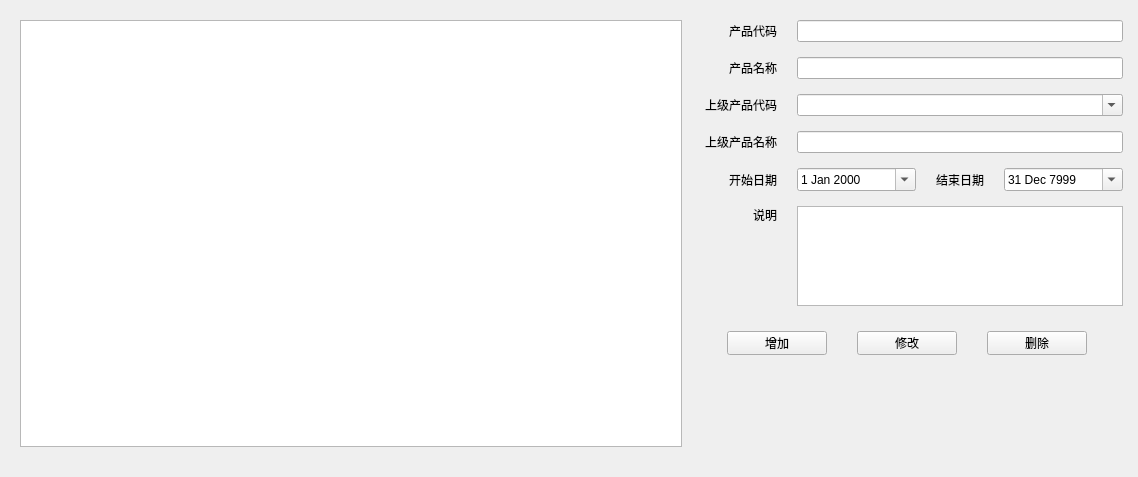
<?xml version="1.0" encoding="UTF-8"?>
<ui version="4.0">
 <class>product_manage</class>
 <widget class="QWidget" name="product_manage">
  <property name="geometry">
   <rect>
    <x>0</x>
    <y>0</y>
    <width>1138</width>
    <height>477</height>
   </rect>
  </property>
  <property name="windowTitle">
   <string>product_manage</string>
  </property>
  <layout class="QHBoxLayout" name="horizontalLayout_9" stretch="3,2">
   <property name="spacing">
    <number>0</number>
   </property>
   <property name="leftMargin">
    <number>20</number>
   </property>
   <property name="topMargin">
    <number>20</number>
   </property>
   <property name="rightMargin">
    <number>15</number>
   </property>
   <property name="bottomMargin">
    <number>30</number>
   </property>
   <item>
    <widget class="QTreeView" name="treeView">
     <property name="editTriggers">
      <set>QAbstractItemView::NoEditTriggers</set>
     </property>
    </widget>
   </item>
   <item>
    <layout class="QVBoxLayout" name="verticalLayout">
     <property name="spacing">
      <number>15</number>
     </property>
     <property name="bottomMargin">
      <number>20</number>
     </property>
     <item>
      <layout class="QHBoxLayout" name="horizontalLayout">
       <property name="spacing">
        <number>20</number>
       </property>
       <item>
        <widget class="QLabel" name="label">
         <property name="minimumSize">
          <size>
           <width>95</width>
           <height>0</height>
          </size>
         </property>
         <property name="maximumSize">
          <size>
           <width>95</width>
           <height>16777215</height>
          </size>
         </property>
         <property name="text">
          <string>产品代码</string>
         </property>
         <property name="alignment">
          <set>Qt::AlignRight|Qt::AlignTrailing|Qt::AlignVCenter</set>
         </property>
        </widget>
       </item>
       <item>
        <widget class="XLineEdit" name="leCode"/>
       </item>
      </layout>
     </item>
     <item>
      <layout class="QHBoxLayout" name="horizontalLayout_2">
       <property name="spacing">
        <number>20</number>
       </property>
       <item>
        <widget class="QLabel" name="label_2">
         <property name="minimumSize">
          <size>
           <width>95</width>
           <height>0</height>
          </size>
         </property>
         <property name="maximumSize">
          <size>
           <width>95</width>
           <height>16777215</height>
          </size>
         </property>
         <property name="text">
          <string>产品名称</string>
         </property>
         <property name="alignment">
          <set>Qt::AlignRight|Qt::AlignTrailing|Qt::AlignVCenter</set>
         </property>
        </widget>
       </item>
       <item>
        <widget class="XLineEdit" name="leName"/>
       </item>
      </layout>
     </item>
     <item>
      <layout class="QHBoxLayout" name="horizontalLayout_3">
       <property name="spacing">
        <number>20</number>
       </property>
       <item>
        <widget class="QLabel" name="label_3">
         <property name="minimumSize">
          <size>
           <width>95</width>
           <height>0</height>
          </size>
         </property>
         <property name="maximumSize">
          <size>
           <width>95</width>
           <height>16777215</height>
          </size>
         </property>
         <property name="text">
          <string>上级产品代码</string>
         </property>
         <property name="alignment">
          <set>Qt::AlignRight|Qt::AlignTrailing|Qt::AlignVCenter</set>
         </property>
        </widget>
       </item>
       <item>
        <widget class="QComboBox" name="cbParentCode">
         <property name="editable">
          <bool>true</bool>
         </property>
        </widget>
       </item>
      </layout>
     </item>
     <item>
      <layout class="QHBoxLayout" name="horizontalLayout_4">
       <property name="spacing">
        <number>20</number>
       </property>
       <item>
        <widget class="QLabel" name="label_4">
         <property name="minimumSize">
          <size>
           <width>95</width>
           <height>0</height>
          </size>
         </property>
         <property name="maximumSize">
          <size>
           <width>95</width>
           <height>16777215</height>
          </size>
         </property>
         <property name="text">
          <string>上级产品名称</string>
         </property>
         <property name="alignment">
          <set>Qt::AlignRight|Qt::AlignTrailing|Qt::AlignVCenter</set>
         </property>
        </widget>
       </item>
       <item>
        <widget class="QLineEdit" name="lineEditParentName">
         <property name="readOnly">
          <bool>false</bool>
         </property>
        </widget>
       </item>
      </layout>
     </item>
     <item>
      <layout class="QHBoxLayout" name="horizontalLayout_7">
       <property name="spacing">
        <number>20</number>
       </property>
       <item>
        <layout class="QHBoxLayout" name="horizontalLayout_5" stretch="0">
         <property name="spacing">
          <number>20</number>
         </property>
         <item>
          <widget class="QLabel" name="label_6">
           <property name="minimumSize">
            <size>
             <width>95</width>
             <height>0</height>
            </size>
           </property>
           <property name="maximumSize">
            <size>
             <width>95</width>
             <height>16777215</height>
            </size>
           </property>
           <property name="text">
            <string>开始日期</string>
           </property>
           <property name="alignment">
            <set>Qt::AlignRight|Qt::AlignTrailing|Qt::AlignVCenter</set>
           </property>
          </widget>
         </item>
        </layout>
       </item>
       <item>
        <layout class="QHBoxLayout" name="horizontalLayout_6" stretch="1,0,1">
         <property name="spacing">
          <number>20</number>
         </property>
         <property name="leftMargin">
          <number>0</number>
         </property>
         <item>
          <widget class="QDateEdit" name="deStart">
           <property name="calendarPopup">
            <bool>true</bool>
           </property>
          </widget>
         </item>
         <item>
          <widget class="QLabel" name="label_7">
           <property name="minimumSize">
            <size>
             <width>0</width>
             <height>0</height>
            </size>
           </property>
           <property name="maximumSize">
            <size>
             <width>16777215</width>
             <height>16777215</height>
            </size>
           </property>
           <property name="text">
            <string>结束日期</string>
           </property>
           <property name="alignment">
            <set>Qt::AlignRight|Qt::AlignTrailing|Qt::AlignVCenter</set>
           </property>
          </widget>
         </item>
         <item>
          <widget class="xDateEdit" name="deEnd">
           <property name="dateTime">
            <datetime>
             <hour>23</hour>
             <minute>59</minute>
             <second>59</second>
             <year>7999</year>
             <month>12</month>
             <day>31</day>
            </datetime>
           </property>
           <property name="calendarPopup">
            <bool>true</bool>
           </property>
          </widget>
         </item>
        </layout>
       </item>
      </layout>
     </item>
     <item>
      <layout class="QHBoxLayout" name="horizontalLayout_8">
       <property name="spacing">
        <number>20</number>
       </property>
       <property name="topMargin">
        <number>0</number>
       </property>
       <item>
        <widget class="QLabel" name="label_5">
         <property name="minimumSize">
          <size>
           <width>95</width>
           <height>0</height>
          </size>
         </property>
         <property name="maximumSize">
          <size>
           <width>95</width>
           <height>16777215</height>
          </size>
         </property>
         <property name="text">
          <string>说明</string>
         </property>
         <property name="alignment">
          <set>Qt::AlignRight|Qt::AlignTop|Qt::AlignTrailing</set>
         </property>
        </widget>
       </item>
       <item>
        <widget class="QPlainTextEdit" name="pteAnnotation">
         <property name="minimumSize">
          <size>
           <width>0</width>
           <height>100</height>
          </size>
         </property>
         <property name="maximumSize">
          <size>
           <width>16777215</width>
           <height>100</height>
          </size>
         </property>
        </widget>
       </item>
      </layout>
     </item>
     <item>
      <layout class="QHBoxLayout" name="horizontalLayout_10">
       <property name="spacing">
        <number>30</number>
       </property>
       <property name="leftMargin">
        <number>10</number>
       </property>
       <property name="topMargin">
        <number>10</number>
       </property>
       <property name="rightMargin">
        <number>0</number>
       </property>
       <property name="bottomMargin">
        <number>0</number>
       </property>
       <item>
        <spacer name="horizontalSpacer">
         <property name="orientation">
          <enum>Qt::Horizontal</enum>
         </property>
         <property name="sizeHint" stdset="0">
          <size>
           <width>40</width>
           <height>20</height>
          </size>
         </property>
        </spacer>
       </item>
       <item>
        <widget class="QPushButton" name="pbAdd">
         <property name="minimumSize">
          <size>
           <width>100</width>
           <height>24</height>
          </size>
         </property>
         <property name="maximumSize">
          <size>
           <width>100</width>
           <height>24</height>
          </size>
         </property>
         <property name="text">
          <string>增加</string>
         </property>
        </widget>
       </item>
       <item>
        <widget class="QPushButton" name="pbModify">
         <property name="minimumSize">
          <size>
           <width>100</width>
           <height>24</height>
          </size>
         </property>
         <property name="maximumSize">
          <size>
           <width>100</width>
           <height>24</height>
          </size>
         </property>
         <property name="text">
          <string>修改</string>
         </property>
        </widget>
       </item>
       <item>
        <widget class="QPushButton" name="pbDelete">
         <property name="minimumSize">
          <size>
           <width>100</width>
           <height>24</height>
          </size>
         </property>
         <property name="maximumSize">
          <size>
           <width>100</width>
           <height>24</height>
          </size>
         </property>
         <property name="text">
          <string>删除</string>
         </property>
        </widget>
       </item>
       <item>
        <spacer name="horizontalSpacer_2">
         <property name="orientation">
          <enum>Qt::Horizontal</enum>
         </property>
         <property name="sizeHint" stdset="0">
          <size>
           <width>40</width>
           <height>20</height>
          </size>
         </property>
        </spacer>
       </item>
      </layout>
     </item>
     <item>
      <spacer name="verticalSpacer">
       <property name="orientation">
        <enum>Qt::Vertical</enum>
       </property>
       <property name="sizeHint" stdset="0">
        <size>
         <width>20</width>
         <height>40</height>
        </size>
       </property>
      </spacer>
     </item>
    </layout>
   </item>
  </layout>
 </widget>
 <layoutdefault spacing="6" margin="11"/>
 <customwidgets>
  <customwidget>
   <class>XLineEdit</class>
   <extends>QLineEdit</extends>
   <header>xlineedit.h</header>
  </customwidget>
  <customwidget>
   <class>xDateEdit</class>
   <extends>QDateEdit</extends>
   <header>xdateedit.h</header>
  </customwidget>
 </customwidgets>
 <resources/>
 <connections/>
</ui>
